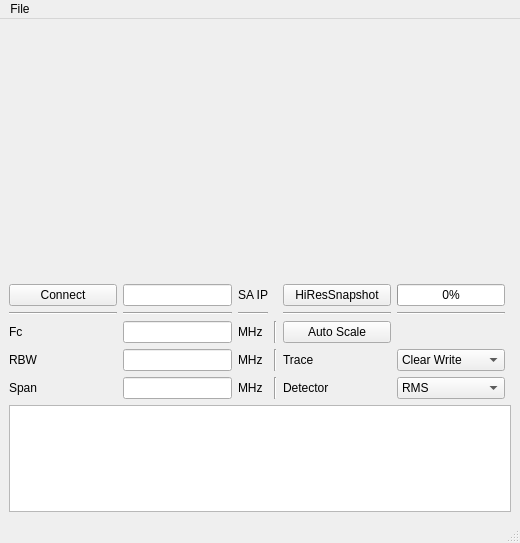
<?xml version="1.0" encoding="UTF-8"?>
<ui version="4.0">
 <class>MainWindow</class>
 <widget class="QMainWindow" name="MainWindow">
  <property name="geometry">
   <rect>
    <x>0</x>
    <y>0</y>
    <width>520</width>
    <height>543</height>
   </rect>
  </property>
  <property name="windowTitle">
   <string>MainWindow</string>
  </property>
  <widget class="QWidget" name="centralwidget">
   <layout class="QGridLayout" name="gridLayout_2">
    <item row="0" column="0">
     <layout class="QVBoxLayout" name="verticalLayout">
      <item>
       <widget class="QWidget" name="widget" native="true">
        <property name="sizePolicy">
         <sizepolicy hsizetype="MinimumExpanding" vsizetype="MinimumExpanding">
          <horstretch>0</horstretch>
          <verstretch>0</verstretch>
         </sizepolicy>
        </property>
        <property name="minimumSize">
         <size>
          <width>500</width>
          <height>250</height>
         </size>
        </property>
       </widget>
      </item>
      <item>
       <layout class="QGridLayout" name="gridLayout">
        <item row="0" column="0">
         <widget class="QPushButton" name="pushButton_2">
          <property name="sizePolicy">
           <sizepolicy hsizetype="MinimumExpanding" vsizetype="Fixed">
            <horstretch>0</horstretch>
            <verstretch>0</verstretch>
           </sizepolicy>
          </property>
          <property name="styleSheet">
           <string notr="true">QPushButton:checked {
    background-color: blue;
    color: white;
}</string>
          </property>
          <property name="text">
           <string>Connect</string>
          </property>
          <property name="checkable">
           <bool>true</bool>
          </property>
         </widget>
        </item>
        <item row="0" column="2">
         <widget class="QLabel" name="label_9">
          <property name="text">
           <string>SA IP</string>
          </property>
         </widget>
        </item>
        <item row="3" column="2">
         <widget class="QLabel" name="label_5">
          <property name="text">
           <string>MHz</string>
          </property>
         </widget>
        </item>
        <item row="4" column="2">
         <widget class="QLabel" name="label_6">
          <property name="text">
           <string>MHz</string>
          </property>
         </widget>
        </item>
        <item row="4" column="0">
         <widget class="QLabel" name="label_3">
          <property name="text">
           <string>Span</string>
          </property>
         </widget>
        </item>
        <item row="2" column="4">
         <widget class="QPushButton" name="pushButton">
          <property name="sizePolicy">
           <sizepolicy hsizetype="MinimumExpanding" vsizetype="Preferred">
            <horstretch>0</horstretch>
            <verstretch>0</verstretch>
           </sizepolicy>
          </property>
          <property name="text">
           <string>Auto Scale</string>
          </property>
         </widget>
        </item>
        <item row="1" column="0">
         <widget class="Line" name="line_4">
          <property name="orientation">
           <enum>Qt::Horizontal</enum>
          </property>
         </widget>
        </item>
        <item row="1" column="1">
         <widget class="Line" name="line_5">
          <property name="orientation">
           <enum>Qt::Horizontal</enum>
          </property>
         </widget>
        </item>
        <item row="4" column="3">
         <widget class="Line" name="line_3">
          <property name="orientation">
           <enum>Qt::Vertical</enum>
          </property>
         </widget>
        </item>
        <item row="3" column="3">
         <widget class="Line" name="line_2">
          <property name="orientation">
           <enum>Qt::Vertical</enum>
          </property>
         </widget>
        </item>
        <item row="2" column="3">
         <widget class="Line" name="line">
          <property name="orientation">
           <enum>Qt::Vertical</enum>
          </property>
         </widget>
        </item>
        <item row="2" column="1">
         <widget class="QLineEdit" name="lineEdit"/>
        </item>
        <item row="2" column="0">
         <widget class="QLabel" name="label">
          <property name="text">
           <string>Fc</string>
          </property>
         </widget>
        </item>
        <item row="4" column="1">
         <widget class="QLineEdit" name="lineEdit_3"/>
        </item>
        <item row="2" column="2">
         <widget class="QLabel" name="label_4">
          <property name="text">
           <string>MHz</string>
          </property>
         </widget>
        </item>
        <item row="3" column="4">
         <widget class="QLabel" name="label_7">
          <property name="text">
           <string>Trace</string>
          </property>
         </widget>
        </item>
        <item row="4" column="5">
         <widget class="QComboBox" name="comboBox_2">
          <item>
           <property name="text">
            <string>RMS</string>
           </property>
          </item>
          <item>
           <property name="text">
            <string>Normal</string>
           </property>
          </item>
          <item>
           <property name="text">
            <string>Sample</string>
           </property>
          </item>
         </widget>
        </item>
        <item row="4" column="4">
         <widget class="QLabel" name="label_8">
          <property name="text">
           <string>Detector</string>
          </property>
         </widget>
        </item>
        <item row="3" column="5">
         <widget class="QComboBox" name="comboBox">
          <item>
           <property name="text">
            <string>Clear Write</string>
           </property>
          </item>
          <item>
           <property name="text">
            <string>Average</string>
           </property>
          </item>
          <item>
           <property name="text">
            <string>Max</string>
           </property>
          </item>
          <item>
           <property name="text">
            <string>Min</string>
           </property>
          </item>
         </widget>
        </item>
        <item row="0" column="1">
         <widget class="QLineEdit" name="lineEdit_4"/>
        </item>
        <item row="3" column="0">
         <widget class="QLabel" name="label_2">
          <property name="text">
           <string>RBW</string>
          </property>
         </widget>
        </item>
        <item row="3" column="1">
         <widget class="QLineEdit" name="lineEdit_2"/>
        </item>
        <item row="1" column="2">
         <widget class="Line" name="line_6">
          <property name="orientation">
           <enum>Qt::Horizontal</enum>
          </property>
         </widget>
        </item>
        <item row="1" column="5">
         <widget class="Line" name="line_8">
          <property name="orientation">
           <enum>Qt::Horizontal</enum>
          </property>
         </widget>
        </item>
        <item row="1" column="4">
         <widget class="Line" name="line_7">
          <property name="orientation">
           <enum>Qt::Horizontal</enum>
          </property>
         </widget>
        </item>
        <item row="1" column="6">
         <widget class="Line" name="line_9">
          <property name="orientation">
           <enum>Qt::Horizontal</enum>
          </property>
         </widget>
        </item>
        <item row="0" column="4">
         <widget class="QPushButton" name="pushButton_3">
          <property name="styleSheet">
           <string notr="true">QPushButton:checked {
    background-color: blue;
    color: white;
}</string>
          </property>
          <property name="text">
           <string>HiResSnapshot</string>
          </property>
          <property name="checkable">
           <bool>true</bool>
          </property>
         </widget>
        </item>
        <item row="2" column="5">
         <spacer name="horizontalSpacer_2">
          <property name="orientation">
           <enum>Qt::Horizontal</enum>
          </property>
          <property name="sizeHint" stdset="0">
           <size>
            <width>40</width>
            <height>20</height>
           </size>
          </property>
         </spacer>
        </item>
        <item row="0" column="5">
         <widget class="QProgressBar" name="progressBar">
          <property name="value">
           <number>0</number>
          </property>
         </widget>
        </item>
       </layout>
      </item>
     </layout>
    </item>
    <item row="1" column="0">
     <widget class="QTextBrowser" name="textBrowser">
      <property name="sizePolicy">
       <sizepolicy hsizetype="MinimumExpanding" vsizetype="Expanding">
        <horstretch>0</horstretch>
        <verstretch>0</verstretch>
       </sizepolicy>
      </property>
     </widget>
    </item>
   </layout>
  </widget>
  <widget class="QMenuBar" name="menubar">
   <property name="geometry">
    <rect>
     <x>0</x>
     <y>0</y>
     <width>520</width>
     <height>21</height>
    </rect>
   </property>
   <widget class="QMenu" name="menuFile">
    <property name="title">
     <string>File</string>
    </property>
    <addaction name="actionSave"/>
    <addaction name="actionLoad"/>
   </widget>
   <addaction name="menuFile"/>
  </widget>
  <widget class="QStatusBar" name="statusbar"/>
  <action name="actionSave">
   <property name="text">
    <string>Save</string>
   </property>
   <property name="shortcut">
    <string>Ctrl+S</string>
   </property>
  </action>
  <action name="actionLoad">
   <property name="text">
    <string>Load</string>
   </property>
   <property name="shortcut">
    <string>Ctrl+L</string>
   </property>
  </action>
 </widget>
 <resources/>
 <connections/>
</ui>
